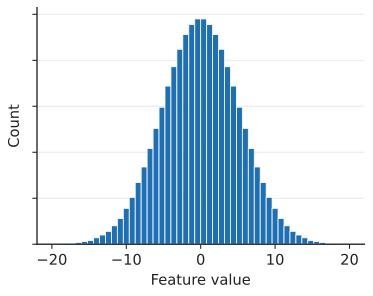

This figure's Python source:
"""A symmetric, bell-shaped distribution (redrawn from Google's Clustering course)."""

import matplotlib.pyplot as plt
import numpy as np

from mlrecall.figstyle import BLUE, histogram_from_density, save

edges = np.arange(-20, 20.1, 0.8)
fig, ax = plt.subplots(figsize=(4.4, 3.2))
histogram_from_density(ax, edges, lambda c: np.exp(-0.5 * (c / 5.2) ** 2), 4000, BLUE)
ax.set(xlabel="Feature value", ylabel="Count", yticklabels=[])
save(fig, __file__)
